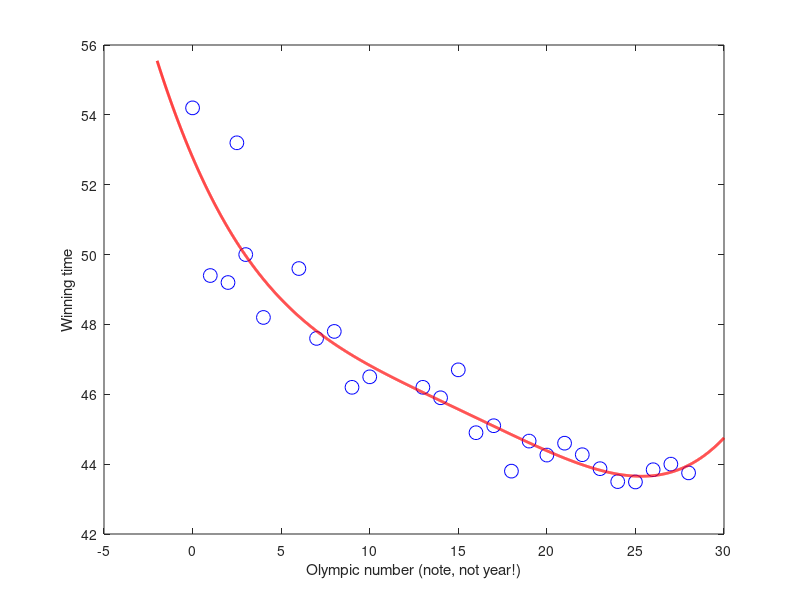

This chart was generated by the following MATLAB code:
%% Load the Olympic data and extract the mens 400m data
load olympics.mat

x = male400(:,1);
t = male400(:,2);

% Rescale x for numerical reasons
x = x - x(1);
x = x./4;

% Plot the data
figure(1);hold off
plot(x,t,'bo','markersize',10);
xlabel('Olympic number (note, not year!)');
ylabel('Winning time');

%% Linear model
plotx = [x(1)-2:0.01:x(end)+2]';
X = [];
plotX = [];
for k = 0:1
    X = [X x.^k];
    plotX = [plotX plotx.^k];
end

w = inv(X'*X)*X'*t;

% Plot the model
figure(1);hold off
figure(1);hold off
plot(x,t,'bo','markersize',10);
xlabel('Olympic number (note, not year!)');
ylabel('Winning time');
hold on
plot(plotx,plotX*w,'r','linewidth',2)




%% Quadratic model
plotx = [x(1)-2:0.01:x(end)+2]';
X = [];
plotX = [];
for k = 0:2
    X = [X x.^k];
    plotX = [plotX plotx.^k];
end

w = inv(X'*X)*X'*t;

% Plot the model
figure(1);hold off
figure(1);hold off
plot(x,t,'bo','markersize',10);
xlabel('Olympic number (note, not year!)');
ylabel('Winning time');
hold on
plot(plotx,plotX*w,'r','linewidth',2)

%% Cubic model
plotx = [x(1)-2:0.01:x(end)+2]';
X = [];
plotX = [];
for k = 0:3
    X = [X x.^k];
    plotX = [plotX plotx.^k];
end

w = inv(X'*X)*X'*t;

% Plot the model
figure(1);hold off
figure(1);hold off
plot(x,t,'bo','markersize',10);
xlabel('Olympic number (note, not year!)');
ylabel('Winning time');
hold on
plot(plotx,plotX*w,'r','linewidth',2)

%% Quartic model
plotx = [x(1)-2:0.01:x(end)+2]';
X = [];
plotX = [];
for k = 0:4
    X = [X x.^k];
    plotX = [plotX plotx.^k];
end

w = inv(X'*X)*X'*t;

% Plot the model
figure(1);hold off
figure(1);hold off
plot(x,t,'bo','markersize',10);
xlabel('Olympic number (note, not year!)');
ylabel('Winning time');
hold on
plot(plotx,plotX*w,'r','linewidth',2)